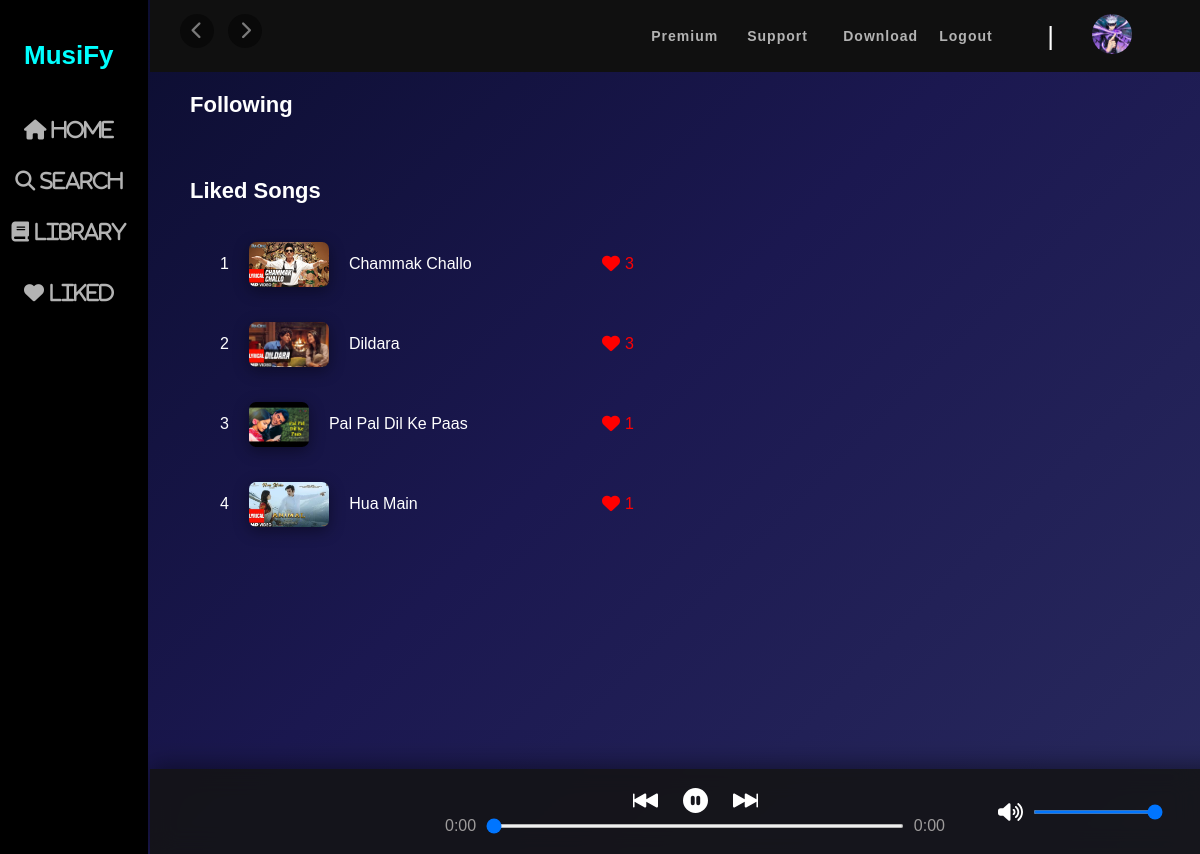
Screenshot of /library/ (signed in) with the database file from the repository.
### accounts/models.py (models this page shows, shortened)
class UserAccountModel(models.Model):
    ACCOUNT_TYPE_CHOICES = [
        ('normal', 'Normal'),
        ('creator', 'Creator'),
    ]
    profileImage = models.ImageField(upload_to=rename_profile_image, default='default/user.png')
    username = models.OneToOneField(User, on_delete=models.CASCADE)
    type = models.CharField(max_length=10, choices=ACCOUNT_TYPE_CHOICES, default='normal')
    liked_songs = models.ManyToManyField(SongModel, related_name='liked', blank=True)

### songs/models.py (models this page shows, shortened)
class SongModel(models.Model):
    name = models.CharField(max_length=100, null=False)
    thumbnail = models.ImageField(upload_to='song_thumbnails', default='default/user.png')
    song = models.FileField(upload_to='songs/', null=False)
    artist = models.ManyToManyField(ArtistModel, blank=True)
    likes = models.ManyToManyField(User, related_name='likes', blank=True)
    movie = models.ForeignKey(MoviesModel, on_delete=models.SET_NULL, null=True, blank=True)

### songs/views.py (the view)
# urls.py: path('library/', views.library, name="library"),
@login_required(login_url='login')
def library(request):
    following_artists = request.user.following.all()
    liked_songs = (request.user.likes.all())
    return render(request, 'songs/library.html', {
        'artists': following_artists,
        'songs': liked_songs
        })

### templates/songs/library.html (shortened to what this page needs)
{% extends "songs/base.html" %}
{% load static %}
{% block style %}
    <link rel="stylesheet" href="{% static "styles/playlist.css" %}">
    <link rel="stylesheet" href="{% static "styles/home.css" %}">
{% endblock style %}
{% block body %}
<div class="spotify-playlists">
  <h2>Following</h2>
</div>
<div class="spotify-playlists">
    <h2>Liked Songs</h2>
{% for song in songs reversed %}
        <div class="song-box">
            <div class="left-side">
                <div class="num-play">{{ forloop.counter }}</div>
                <img src="{{ song.thumbnail.url }}" alt="">
                <p class="song-name">{{ song.name }}</p>
            </div>
            <div class="right-side" data-liked="{% if request.user in song.likes.all %}true{% else %}false{% endif %}" data-songId="{{ song.id }}">
                <span class="fa fas fa-heart {% if request.user in song.likes.all %}liked{% endif %}"></span>
                <p class="likes {% if request.user in song.likes.all %}liked{% endif %}">{{ song.likes.count }}</p>
            </div>
        </div>
    {% endfor %}
</div>
  {% include "includes/player.html" %}
      </div>
{% endblock body %}

### templates/songs/base.html (shortened to what this page needs)
{% load static %}
<!DOCTYPE html>
<html lang="en">
<head>
    {% block style %}{% endblock style %}
</head>
<body>
    <div class="sidebar">
        <div class="navigation">
          <ul>
            <li>
              <a href="{% url "home" %}">
                 <h1 style="color: aqua; width: 100px; height: 50px;">MusiFy</h1>
              </a>
            </li>
            <li>
              <a href="{% url "home" %}">
                <span class="fa fa-home"> Home</span>
              </a>
            </li>
            <li>
              <a href="{% url "search" %}">
                <span class="fa fa-search"> Search</span>
              </a>
            </li>
            <li>
              <a href="{% url "library" %}">
                <span class="fa fas fa-book"> Library</span>
              </a>
            </li>
          </ul>
        </div>
        <div class="navigation">
          <ul>
            <li>
              <a href="{% url "liked-songs" %}">
                <span class="fa fas fa-heart"> Liked</span>
              </a>
            </li>
          </ul>
        </div>
      </div>
      <div class="main-container">
        <div class="topbar">
          <div class="prev-next-buttons">
            <button type="button" class="fa fas fa-chevron-left"></button>
            <button type="button" class="fa fas fa-chevron-right"></button>
          </div>
          <div class="navbar">
            <ul>
              <li>
                <a href="{% url "premium" %}">Premium</a>
              </li>
              <li>
                <a href="{% url "support" %}">Support</a>
              </li>
              <li>
                <a href="#">Download</a>
              </li>
              <li>
                <a href="{% url "logout" %}">Logout</a>
              </li>
              <li class="divider">|</li>
              <li>
                <a href="{% url "profile" %}" class="up"><img src="{{ request.user.useraccountmodel.profileImage.url }}" alt="" class="user-profile"></a>
              </li>
            </ul>
          </div>
        </div>
    {% block body %}
    {% endblock body %}
</body>
</html>

### static/styles/playlist.css (style rules this page uses)
* { padding: 0; margin: 0; }
body { background-color: blue; font-family: 'Montserrat', sans-serif; }
.sidebar { position: fixed; left: 0; top: 0; bottom: 0; width: 128px; background-color: #000000; padding: 10px; z-index: 10; }
.sidebar .navigation ul { list-style: none; margin-top: 20px; display: flex; flex-direction: column; justify-content: center; align-items: center; gap: 10px; }
.sidebar .navigation ul li { padding: 10px 0px; }
.sidebar .navigation ul li a { color: #b3b3b3; text-decoration: none; font-weight: bold; font-size: 13px; }
.sidebar .navigation ul li .fa { font-size: 30px; margin-right: 10px; }
.main-container { margin-left: 150px; margin-bottom: 150px; }
.topbar { display: flex; justify-content: space-between; background-color: #101010; padding: 14px 30px; position: sticky; top: 0; }
.topbar .prev-next-buttons button { color: #7a7a7a; cursor: not-allowed; width: 34px; height: 34px; border-radius: 100%; font-size: 18px; border: 0px; background-color: #090909; margin-right: 10px; }
.topbar .navbar { display: flex; align-items: center; }
.topbar .navbar ul { list-style: none; display: flex; align-items: center; gap: 10px; }
.topbar .navbar ul li { display: inline-block; margin: 0px 8px; width: 70px; }
.topbar .navbar ul li a { color: #b3b3b3; text-decoration: none; font-weight: bold; font-size: 14px; letter-spacing: 1px; }
.topbar .navbar ul li.divider { color: #ffffff; font-size: 26px; margin: 0px 20px; width: auto; }
.spotify-playlists { padding: 20px 40px; }
.spotify-playlists h2 { color: #ffffff; font-size: 22px; margin-bottom: 20px; }
.user-profile { width: 40px; height: 40px; border-radius: 50%; object-fit: cover; }
html, body { height: 100%; overflow-x: hidden; }
body { background-color: #121212; font-family: 'Montserrat', sans-serif; }
.main-container { margin-left: 150px; padding-bottom: 140px; }

### static/styles/home.css (style rules this page uses)
html, body { height: 100%; margin: 0; padding: 0; }
body { background: linear-gradient(135deg, #0a0c2c, #1b1850, #292a5e); background-attachment: fixed; background-size: cover; font-family: 'Poppins', sans-serif; overflow-x: hidden; }
.song-box { display: flex; align-items: center; width: 100%; height: 60px; cursor: pointer; padding: 10px; border-radius: 8px; transition: 0.3s ease; }
.num-play { color: white; margin-left: 20px; }
.left-side img { height: 75%; border-radius: 7px; box-shadow: 0px 4px 15px rgba(0,0,0,0.4); }
.song-name, .likes { color: white; }
.left-side { height: 100%; width: 40%; display: flex; align-items: center; gap: 20px; justify-content: start; }
.right-side { display: flex; align-items: center; justify-content: center; width: 60px; }
.right-side .fa-heart { color: white ; font-size: 18px; margin-right: 5px; }
.liked { color: red !important; }

### templates/songs/base.html (style rules this page uses)
.navigation span { font-size: 20px !important; font-weight: bolder !important; }

### rows the page displays
SongModel: thumbnail (picture), name "Chammak Challo", likes.count "3"
SongModel: thumbnail (picture), name "Dildara", likes.count "3"
SongModel: thumbnail (picture), name "Pal Pal Dil Ke Paas", likes.count "1"
SongModel: thumbnail (picture), name "Hua Main", likes.count "1"
